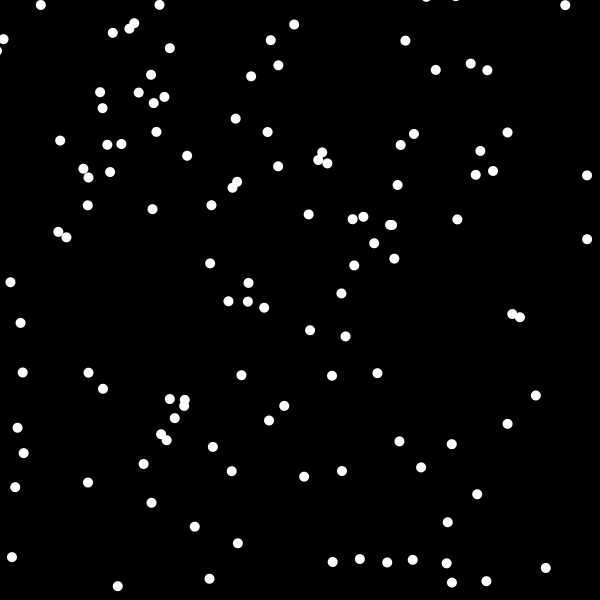
Frame 1 (no input)
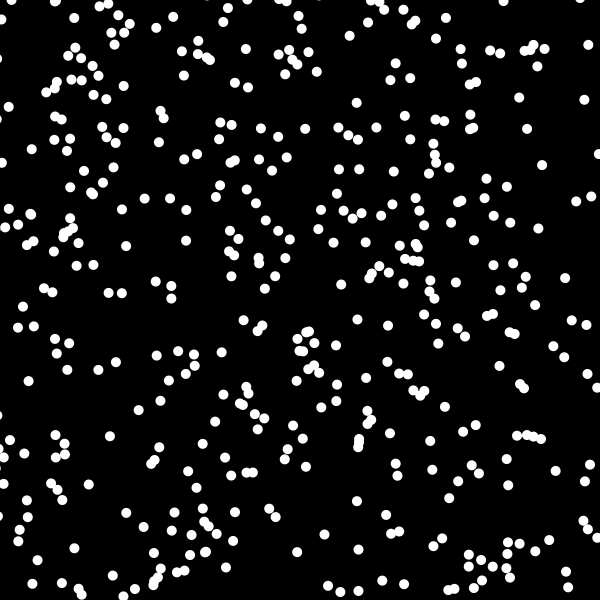
Frame 60 (the mouse pressed at the canvas centre just before this capture)
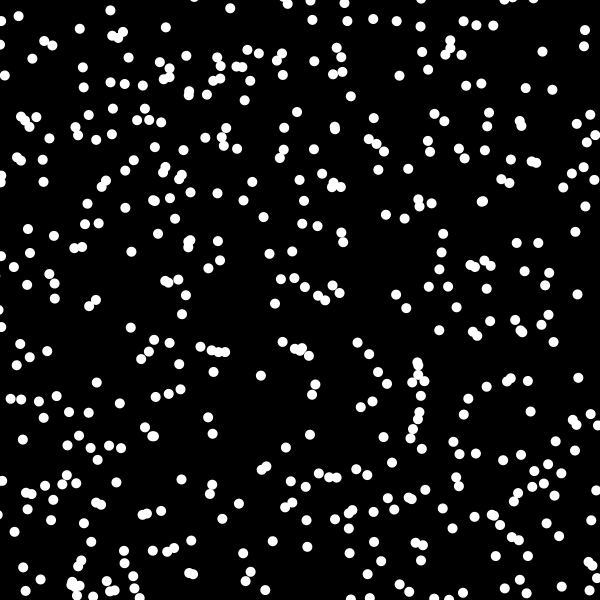
Frame 120 (the mouse held since frame 60 and released just before this capture)

The Processing sketch that drew these frames (run headless with seeded random() and noise(); from frame 60 on, the mouse is pressed at the canvas centre):

// Processing sketch: processing_42310
// ── processing_42310.pde

//Created by Andrew Huang

drawn[] a;
boolean z, x;

void mousePressed()
{
  if (mouseButton == LEFT)
  {
    z = true;
  }
  if (mouseButton == RIGHT)
  {
    x = true;
  }
}

void mouseReleased()
{
  z = false;
  x = false;
}

void setup()
{
  frameRate(23);
  background(0);
  size(600, 600);
  smooth();
  noStroke();
  a = new drawn[500];

  for (int i=0; i<500; i++)
  {
    a[i] = new drawn();
  }
  for (int i=0; i<500; i++)
  {
    a[i].x = random(-width, width);
    a[i].y = random(-height, height);
    a[i].s = 10;
    a[i].v = random(10);
  }
}

void draw()
{
  background(0);
  fill(255);
  for (int i=0; i<a.length; i++)
  {
    a[i].drew();
    a[i].go();
    if (z)
    {
      a[i].x= mouseX;
      a[i].y= mouseY;
    }
    if (x)
    {
      a[i].x = random(-width, width);
      a[i].y = random(-height, height);
    }
    if (a[i].x > 600) a[i].x = random(-5, 5);
    if (a[i].y > 600) a[i].y = random(-5, 5);
  }
}

class drawn
{
  float x, y, s, v;

  void drew()
  {
    ellipse(x, y, s, s);
  }

  void go()
  {
    x += (width/2) * 0.01 * v;
    y += (height/2) * 0.01 * v;
  }
}
